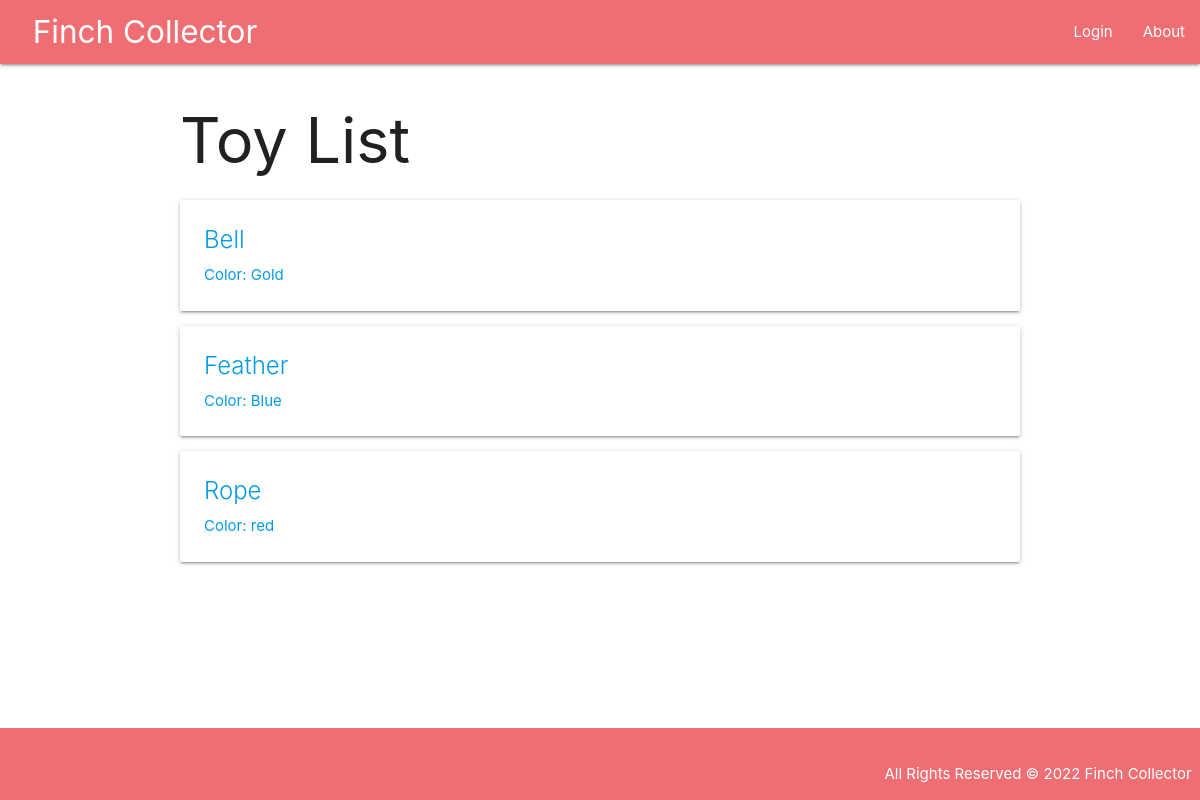
Page /toys/ on the committed database.
### main_app/models.py (models this page shows, shortened)
class Toy(models.Model):
  name = models.CharField(max_length=50)
  color = models.CharField(max_length=20)

### main_app/views.py (the view)
# urls.py: path('toys/', views.ToyList.as_view(), name='toys'),
class ToyList(ListView):
  model = Toy
  context_object_name = 'toys'

### main_app/templates/main_app/toy_list.html
{% extends 'base.html' %}
{% block content %}
  <h1>Toy List</h1>
  {% for toy in toys %}
    <div class="card">
      <a href="{% url 'toy_detail' toy.id %}">
        <div class="card-content">
          <span class="card-title">{{ toy.name }}</span>
          <p>Color: {{ toy.color }}</p>
        </div>
      </a>
    </div>
  {% endfor %}
{% endblock %}

### main_app/static/css/style.css (style rules this page uses)
body { display: flex; flex-direction: column; min-height: 100vh; }

### rows in the picture
Toy: name "Bell", color "Gold"
Toy: name "Feather", color "Blue"
Toy: name "Rope", color "red"
